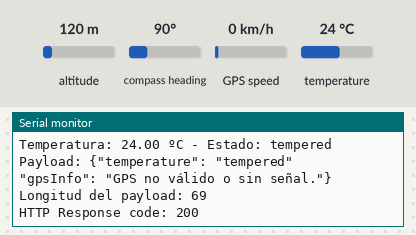
This sketch was run on a simulated ESP8266 (NodeMCU). On the bench: the last lines printed to the serial monitor. The inputs (shaded band) are chosen by the test bench; at power-on: temperature 24 °C, altitude 120 m, compass heading 90°, GPS speed 0 km/h. WiFi joins after 1.5 s; servers stay silent unless stated; uploads are accepted with an empty reply; the GPS gets a fix after 3 s at 37.7749, -122.4194 with 8 satellites.

Above: at 2.7 s.
2.8 s: temperature set to 12 °C
At 7.8 s:
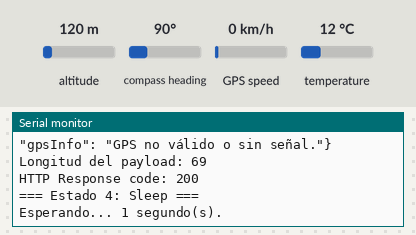
8.5 s: temperature set to 28 °C
At 8.53 s:
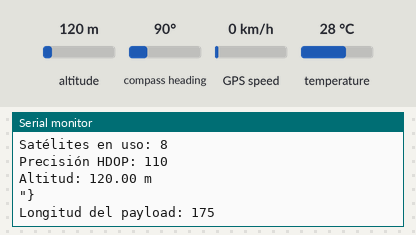
16.3 s: altitude set to 20 m
At 22.7 s:
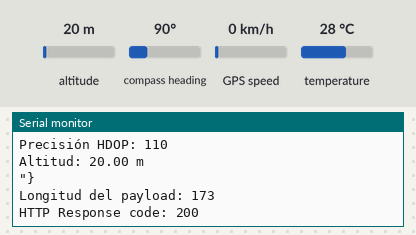
Timing chart, 0 to 23.8 s (numbered marks = the images above; inputs shaded):
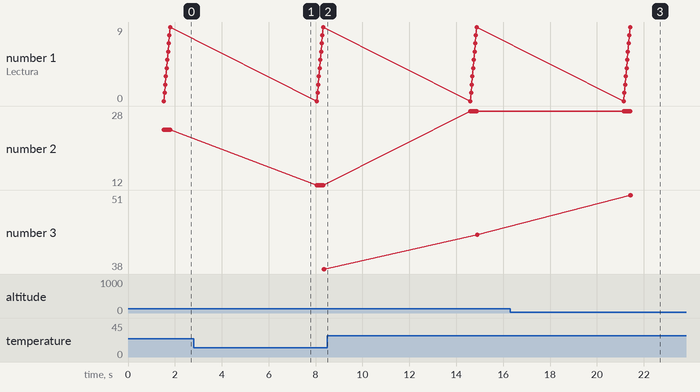

The sketch:

trama_nmea.ino
```cpp
#include <Arduino.h>
#include <ClosedCube_HDC1080.h>
#include <ESP8266WiFi.h>
#include <ESP8266HTTPClient.h>
#include <Wire.h>
#include <vector>
#include <SoftwareSerial.h>
#include <TinyGPSPlus.h>

// ======== CONFIGURACIÓN WiFi ========
const char* ssid = "UPBWiFi";
const char* password = "";  // Coloca aquí la contraseña de tu WiFi
const char* server = "3.83.48.126";  // Dirección de tu servidor

ClosedCube_HDC1080 sensor;

static const int RX = 2, TX = 0;
static const uint32_t GPSBaud = 9600;
SoftwareSerial ss(RX, TX);

TinyGPSPlus gps;

int estado = 0;
std::vector<double> datos;
double pruning = 0.0;

// Declaración de funciones
std::vector<double> chirp();
double mean(const std::vector<double>& datos);
String bundling(double pruning);
void sleepArduino(unsigned long seconds);
String GPSdata();
void sendDataToServer(double pruning, const String& gpsInfo);

// Función smartDelay para procesar datos del GPS
static void smartDelay(unsigned long ms) {
  unsigned long start = millis();
  do {
    while (ss.available())
      gps.encode(ss.read());
  } while (millis() - start < ms);
}

void setup() {
  Serial.begin(115200);
  sensor.begin(0x40);
  ss.begin(GPSBaud);

  // Conexión WiFi
  WiFi.begin(ssid, password);
  Serial.print("Conectando a WiFi");
  while (WiFi.status() != WL_CONNECTED) {
    delay(500);
    Serial.print(".");
  }
  Serial.println("\nWiFi conectado!");
  Serial.print("Dirección IP: ");
  Serial.println(WiFi.localIP());

  estado = 1;
  Serial.println("Setup completado. Estado inicial = 1");
}

void loop() {
  switch (estado) {
    case 1:
      Serial.println("=== Estado 1: Chirp ===");
      datos = chirp();
      estado = 2;
      break;

    case 2:
      Serial.println("=== Estado 2: Mean ===");
      pruning = mean(datos);
      estado = 3;
      break;

    case 3: {
      Serial.println("=== Estado 3: Bundling y Envío ===");
      String tempState = bundling(pruning);
      String gpsInfo = GPSdata();
      Serial.println(gpsInfo);

      // Enviar datos al servidor
      sendDataToServer(pruning, gpsInfo);

      // Espera 5 segundos antes de continuar
      delay(5000);
      estado = 4;
      break;
    }

    case 4:
      Serial.println("=== Estado 4: Sleep ===");
      sleepArduino(1);
      estado = 1;
      break;
  }
}

std::vector<double> chirp() {
  std::vector<double> tempDatos;
  tempDatos.reserve(10);
  for (int i = 0; i < 10; i++) {
    double lectura = sensor.readTemperature();
    tempDatos.push_back(lectura);
    Serial.print("Lectura ");
    Serial.print(i);
    Serial.print(": ");
    Serial.println(lectura);
    smartDelay(10);
  }
  return tempDatos;
}

double mean(const std::vector<double>& datos) {
  if (datos.empty()) {
    return 0.0;
  }
  double suma = 0.0;
  for (double valor : datos) {
    suma += valor;
  }
  double promedio = suma / datos.size();
  Serial.print("Media calculada: ");
  Serial.println(promedio);
  smartDelay(0);
  return promedio;
}

String bundling(double pruning) {
  String temperature;
  if (pruning <= 15.0) {
    temperature = "cold";
  } else if (pruning < 25.0) {
    temperature = "tempered";
  } else {
    temperature = "hot";
  }
  Serial.print("Temperatura: ");
  Serial.print(pruning);
  Serial.print(" ºC - Estado: ");
  Serial.println(temperature);
  smartDelay(0);
  return temperature;
}

void sleepArduino(unsigned long seconds) {
  Serial.print("Esperando... ");
  Serial.print(seconds);
  Serial.println(" segundo(s).");
  smartDelay(seconds * 1000UL);
}

String GPSdata() {
  if (!gps.location.isValid()) {
    return "GPS no válido o sin señal.";
  }
  String gpsInfo = "=== Datos GPS ===\n";
  if (gps.time.isValid()) {
    gpsInfo += "Hora UTC: " + String(gps.time.hour()) + ":" +
               String(gps.time.minute()) + ":" +
               String(gps.time.second()) + "\n";
  } else {
    gpsInfo += "Hora UTC: No disponible\n";
  }
  gpsInfo += "Latitud: " + String(gps.location.lat(), 6) + "\n";
  gpsInfo += "Longitud: " + String(gps.location.lng(), 6) + "\n";
  if (gps.satellites.isValid()) {
    gpsInfo += "Satélites en uso: " + String(gps.satellites.value()) + "\n";
  } else {
    gpsInfo += "Satélites en uso: No disponible\n";
  }
  if (gps.hdop.isValid()) {
    gpsInfo += "Precisión HDOP: " + String(gps.hdop.value()) + "\n";
  } else {
    gpsInfo += "Precisión HDOP: No disponible\n";
  }
  if (gps.altitude.isValid()) {
    gpsInfo += "Altitud: " + String(gps.altitude.meters()) + " m\n";
  } else {
    gpsInfo += "Altitud: No disponible\n";
  }
  return gpsInfo;
}

void sendDataToServer(double pruning, const String& gpsInfo) {
  // Solo intentamos enviar si estamos conectados a WiFi
  if (WiFi.status() == WL_CONNECTED) {
    HTTPClient http;
    WiFiClient client;

    // Iniciar la conexión al endpoint /sensordata en tu servidor
    http.begin(client, String("http://") + server + "/sensordata");
    http.addHeader("Content-Type", "application/json");

    // Se arma el payload JSON con dos campos: temperature y gpsInfo
    String payload = "{";
    payload += "\"temperature\": \"" + bundling(pruning) + "\"\n" ;
    payload += "\"gpsInfo\": \"" + gpsInfo + "\"";
    payload += "}";

    // Imprimir el payload y su longitud
    Serial.print("Payload: ");
    Serial.println(payload);
    Serial.print("Longitud del payload: ");
    Serial.println(payload.length());


    int httpResponseCode = http.POST(payload);

    if (httpResponseCode > 0) {
      Serial.print("HTTP Response code: ");
      Serial.println(httpResponseCode);
    } else {
      Serial.print("Error en la petición HTTP: ");
      Serial.println(httpResponseCode);
    }
    http.end();
  } else {
    Serial.println("WiFi no conectado. No se envían datos.");
  }
}
```

Measured:
- after the input at 16.3 s, the serial monitor: prints a new line after 5.1 s (image 3)
- plotted number 2: 24 → 12 after the input at 2.8 s, 12 → 28 after the input at 8.5 s
